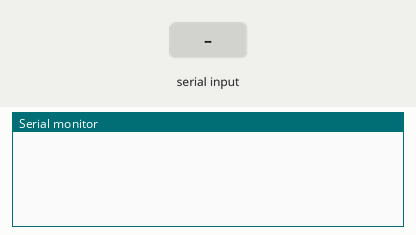
The sketch below on a simulated Arduino Mega 2560, built with avr-gcc and run on an emulated ATmega2560. Shown: the last lines printed to the serial monitor. The inputs (shaded band) are chosen by the test bench.

Above: at 1.2 s.
1.3 s: "D" received over the second serial link
At 4.0 s:
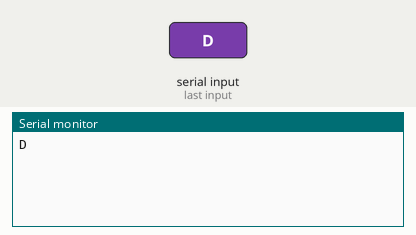
4.3 s: "A" received over the second serial link
At 7.0 s:
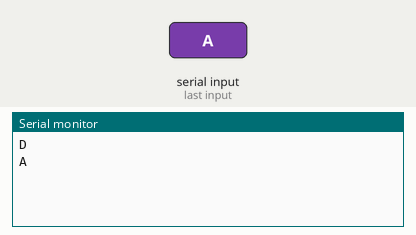
7.3 s: "F" received over the second serial link
At 9.8 s:
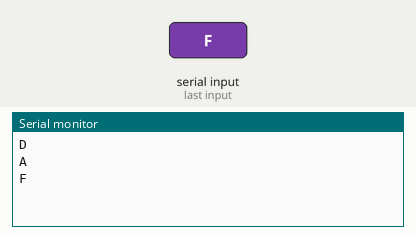
10.3 s: "G" received over the second serial link
At 13.0 s:
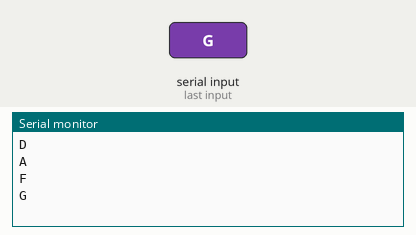
13.3 s: "L" received over the second serial link
At 15.5 s:
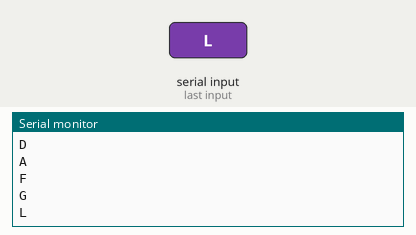

The sketch:

bleTest2560.ino
```cpp
void setup() {
  // put your setup code here, to run once:
  Serial.begin(9600);
  Serial1.begin(9600);
}

void loop() {
  // put your main code here, to run repeatedly:

  //char c;
  String str = "T1:123-T2:234-T3:345-T4:456-T5:567-T6:678-T7:789";
  char buf[200];

  String s;

  //if (Serial.available()) {
    str.toCharArray(buf,200);//Serial.read();
    Serial1.print(buf);
  //}
  if (Serial1.available()) {
    s = Serial1.readString();
    String sub = s.substring(0,1);
    // D Drosselklappe
    // L Lüftung
    // G Gebläse
    // A Automode
    // F Fastheatup

    if (sub == "D" || sub == "A" || sub == "F" || sub == "G" || sub == "L") {
      Serial.println(s) ;
    }
  }

  delay(2000);
}

float strProcessAndToFloat(String str) {
  return str.toFloat()*100;
}

String FloatToString(float f) {
  char buf[10];
  dtostrf(f,10,2,buf);
  Serial.println("test2");
  String s = buf;
  Serial.println("test3");
  return s;
}

String test(String s) {
  Serial.println("test");
  return FloatToString(strProcessAndToFloat(s));
}
```

Measured:
- after the input at 1.3 s, the serial monitor: prints a new line after 1.7 s (image 1)
- after the input at 4.3 s, the serial monitor: prints a new line after 1.7 s (image 2)
- after the input at 7.3 s, the serial monitor: prints a new line after 1.7 s (image 3)
- after the input at 10.3 s, the serial monitor: prints a new line after 1.7 s (image 4)
- after the input at 13.3 s, the serial monitor: prints a new line after 1.7 s (image 5)
